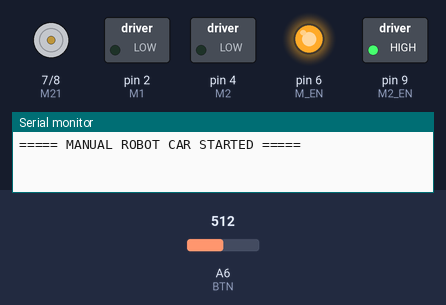
Bench run of a sketch on a simulated Arduino Nano, built with avr-gcc and run on an emulated ATmega328P. Shown: motor-driver pin pairs drawn as motors (green arrow = first pin HIGH = forward, orange = second pin HIGH = backward, longer = more drive), switched loads named in the sketch (green lamp = pin HIGH), output pins drawn as LEDs (lit = HIGH), the last lines printed to the serial monitor. Inputs (shaded band) come from the test bench; at power-on: A6 (BTN) = 512.

Above: at 1.2 s.
1.3 s: A6 (BTN) set to 716
2.8 s: A6 (BTN) set to 735
At 3.2 s:
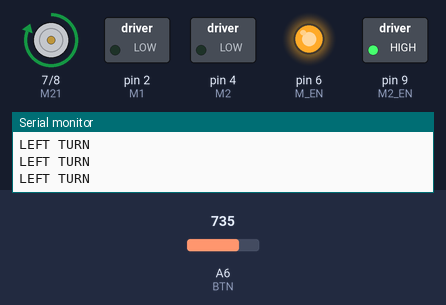
4.3 s: A6 (BTN) set to 715
At 5.6 s:
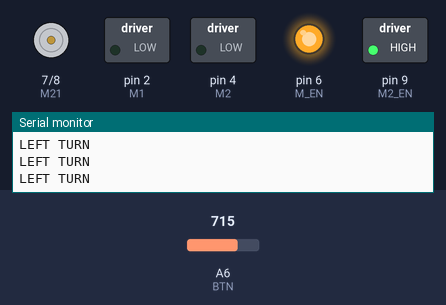
Timing chart, 0 to 7.3 s (numbered marks = the images above; inputs shaded):
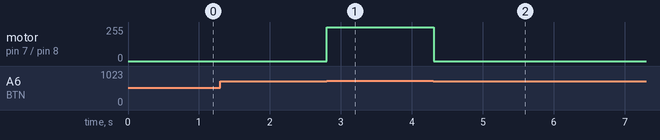

Measured:
- the behaviour switches between 724 and 725 on A6 (BTN) (found by bisection; images 0 and 1)
- after the input at 1.3 s, every drawn part: stays the same
- after the input at 2.8 s, motor on pin 7 (M21) / pin 8 (M22): stopped → forward 255/255 at once
- after the input at 4.3 s, motor on pin 7 (M21) / pin 8 (M22): forward 255/255 → stopped at once

The sketch:

Project_12.ino
```cpp
// Practical : Manual Robot Car

#define M1      2
#define M2      4
#define M21     7
#define M22     8
#define M_EN    6      // Motor 1 Enable / PWM
#define M2_EN   9      // Motor 2 Enable / PWM
#define BTN     A6

// Calibrated Ranges (Aapke Board ka Exact Data)
#define BTN_SELECT_MIN 920
#define BTN_SELECT_MAX 945
#define BTN_UP_MIN     845
#define BTN_UP_MAX     865
#define BTN_DOWN_MIN   780
#define BTN_DOWN_MAX   800
#define BTN_BACK_MIN   725
#define BTN_BACK_MAX   745

void setup() {
  pinMode(M1, OUTPUT);
  pinMode(M2, OUTPUT);
  pinMode(M21, OUTPUT);
  pinMode(M22, OUTPUT);
  pinMode(M_EN, OUTPUT);
  pinMode(M2_EN, OUTPUT);

  analogWrite(M_EN, 255);
  analogWrite(M2_EN, 255);

  Serial.begin(9600);
  Serial.println("===== MANUAL ROBOT CAR STARTED =====");
}

void loop() {

  int value = analogRead(BTN);

  // UP (853 - 855) -> FORWARD
  if (value >= BTN_UP_MIN && value <= BTN_UP_MAX) {

    digitalWrite(M1, HIGH);
    digitalWrite(M2, LOW);

    digitalWrite(M21, HIGH);
    digitalWrite(M22, LOW);

    Serial.println("FORWARD");
  }

  // DOWN (789 - 790) -> BACKWARD
  else if (value >= BTN_DOWN_MIN && value <= BTN_DOWN_MAX) {

    digitalWrite(M1, LOW);
    digitalWrite(M2, HIGH);

    digitalWrite(M21, LOW);
    digitalWrite(M22, HIGH);

    Serial.println("BACKWARD");
  }

  // BACK (733 - 734) -> LEFT TURN
  else if (value >= BTN_BACK_MIN && value <= BTN_BACK_MAX) {

    digitalWrite(M1, LOW);
    digitalWrite(M2, LOW);

    digitalWrite(M21, HIGH);
    digitalWrite(M22, LOW);

    Serial.println("LEFT TURN");
  }

  // SELECT (931 - 932) -> RIGHT TURN
  else if (value >= BTN_SELECT_MIN && value <= BTN_SELECT_MAX) {

    digitalWrite(M1, HIGH);
    digitalWrite(M2, LOW);

    digitalWrite(M21, LOW);
    digitalWrite(M22, LOW);

    Serial.println("RIGHT TURN");
  }

  // No button -> STOP
  else {

    digitalWrite(M1, LOW);
    digitalWrite(M2, LOW);
    digitalWrite(M21, LOW);
    digitalWrite(M22, LOW);
  }

  delay(100);
}
```
